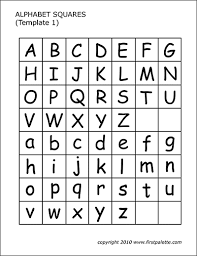
#> input picture image/images.png, 197 x 256 px, found by its file name
$ python cv_13.py
#> lines starting #> are read from the running program, lines starting #| are printed output that depends on the picture
# Erosion(이미지 침식), Dilation(이미지 팽창) - img 형태 변환

# Erosion -- 배경이미지로 부터 안쪽으로 이동
# Dilation -- 배경 이미지로 부터 밖으로 이동

import numpy as np
import cv2

def morph():
    img = cv2.imread('openCV/startOpenCV/image/images.png')
#> img is the input picture: shape (256, 197, 3); min 0, max 255, mean 228.5

    kernal = np.ones((3, 3), np.uint8)

    erosion = cv2.erode(img, kernal, iterations = 1)
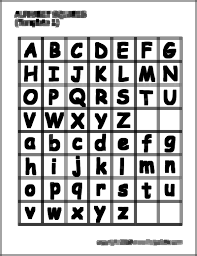
#> erosion: shape (256, 197, 3); min 0, max 255, mean 189.2
    dilation = cv2.dilate(img, kernal, iterations = 1)
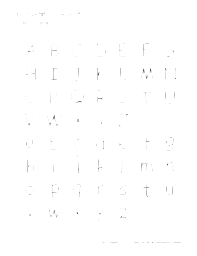
#> dilation: shape (256, 197, 3); min 62, max 255, mean 254.4

    cv2.imshow('original', img)
    cv2.imshow('erosion', erosion)
    cv2.imshow('dilation', dilation)

    cv2.waitKey(0)
    cv2.destroyAllWindows()


morph()
